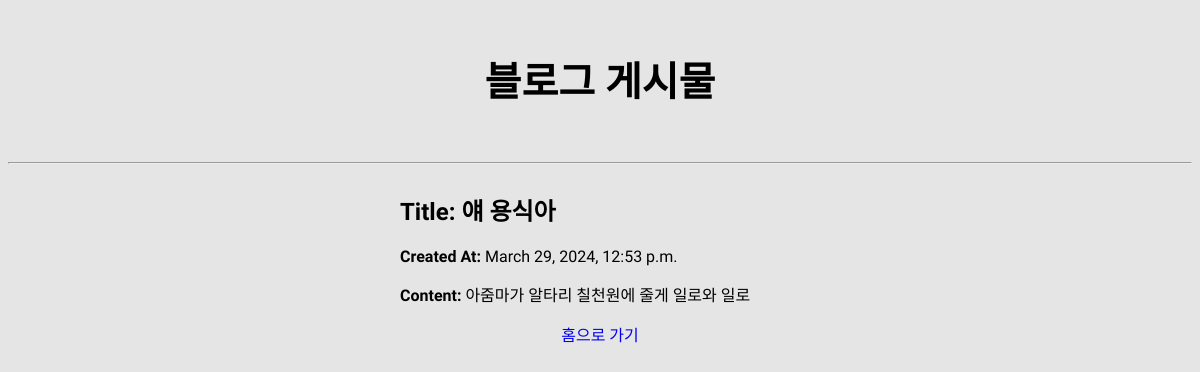
Page /blog/2 on the committed database.
### blog/models.py (models this page shows, shortened)
class Blog(models.Model):
    title = models.CharField(max_length=100)
    created_at = models.DateTimeField(auto_now_add=True, null=True)
    content = models.TextField()

### blog/views.py (the view)
# urls.py: path('blog/<int:blog_id>', views.detail, name='detail'),
def detail(request, blog_id):
    blog = get_object_or_404(Blog, pk=blog_id)
    return render(request, 'detail.html', {'blog':blog})

### blog/templates/detail.html (shortened to what this page needs)
<!DOCTYPE html>
<html>
<head>
</head>
<body>
    <h1>블로그 게시물</h1>
    <br>
    <hr>
    <div class="post-detail">
        <div class="real-detail">
            <h2>Title: {{blog.title}}</h2>
            <p><b>Created At:</b> {{blog.created_at}}</p>
            <p><b>Content:</b> {{blog.content}}</p>
        </div>
        <a href="{% url 'home' %}">홈으로 가기</a>
    </div>
</body>
</html>

### blog/templates/detail.html (style rules this page uses)
body { background-color: rgba(128, 128, 128, 0.199); font-family: "Single Day", cursive; position: relative; height: 100vh; text-align: center; }
.post-detail { position: absolute; left: 50%; transform: translateX(-50%); width: 400px; }
.real-detail { text-align: left; }
h1 { margin-top: 50px; font-size: 40px; box-sizing: border-box; }
a { text-decoration: none; }

### rows in the picture
Blog: title "얘 용식아", created_at "March 29, 2024, 12:53 p.m.", content "아줌마가 알타리 칠천원에 줄게 일로와 일로"
